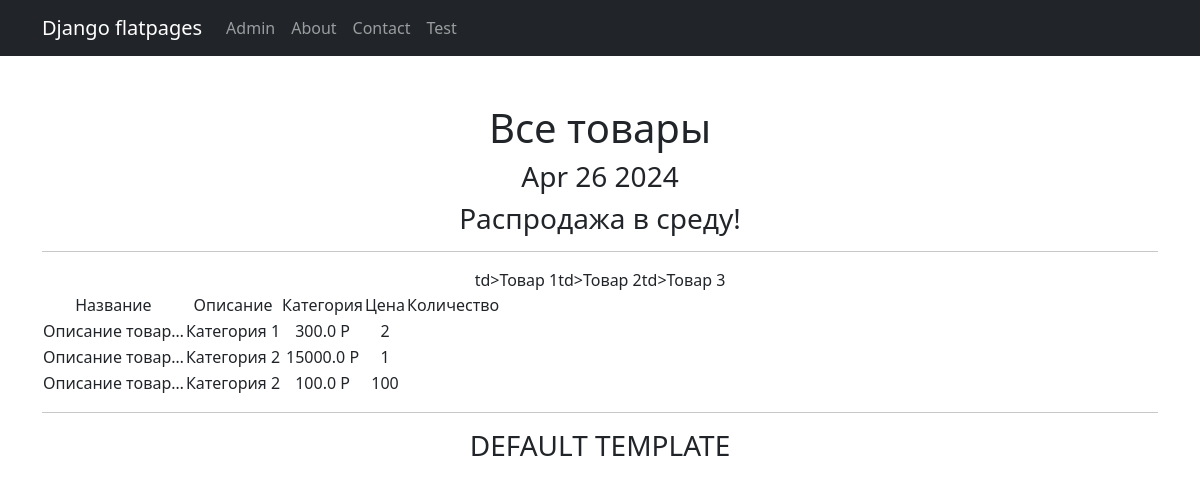
Screenshot of /products/ with the database file from the repository.
### simpleapp/models.py (models this page shows, shortened)
class Product(models.Model):
    name = models.CharField(
        max_length=50,
        unique=True, # названия товаров не должны повторяться
    )
    description = models.TextField()
    quantity = models.IntegerField(
        validators=[MinValueValidator(0)],
    )
    category = models.ForeignKey(
        to='Category',
        on_delete=models.CASCADE,
        related_name='products', # все продукты в категории будут доступны через поле products
    )
    price = models.FloatField(
        validators=[MinValueValidator(0.0)],
    )

class Category(models.Model):
    name = models.CharField(max_length=100, unique=True)

### simpleapp/views.py (the view)
# urls.py: path('', ProductsList.as_view()),
class ProductsList(ListView):
    model = Product
    ordering = 'name'
    template_name = 'products.html'
    context_object_name = 'products'
    def get_context_data(self, **kwargs):
        context = super().get_context_data(**kwargs)
        context['time_now'] = datetime.utcnow()
        context['next_sale'] = "Распродажа в среду!"
        return context

### simpleapp/templatetags/custom_filters.py (called while the page is built)
@register.filter(name='currency')
def currency(value, code='rub'):
   postfix = CURRENCIES_SYMBOLS[code]
   return f'{value} {postfix}'

### simpleapp/templatetags/custom_tags.py (called while the page is built)
@register.simple_tag()
def current_time(format_string='%b %d %Y'):
   return datetime.utcnow().strftime(format_string)

### templates/products.html (shortened to what this page needs)
{% extends 'flatpages/default.html' %}
{% load custom_filters %}
{% load custom_tags %}
{% block content %}
   <h1>Все товары</h1>
    <h3>{% current_time '%b %d %Y' %}</h3>
    <h3> {{ next_sale|default_if_none:"Чуть позже сообщим о распродаже!" }}</h3>
   <hr>
   {% if products %}
       <table>
           <tr>
               <td>Название</td>
               <td>Описание</td>
               <td>Категория</td>
               <td>Цена</td>
               <td>Количество</td>
           </tr>
           {% for product in products %}
           <tr>
               <td>{{ product.description|truncatechars:15 }}</td>
               <td>{{ product.category.name }}</td>
               <td>{{ product.price|currency }}</td>
               <td>{{ product.quantity }}</td>
           </tr>
           {% endfor %}
       </table>
   {% else %}
       <h2>Товаров нет!</h2>
   {% endif %}
{% endblock content %}

### templates/flatpages/default.html (shortened to what this page needs)
<!DOCTYPE html>
<html lang="en">
    <head>
        {% load static %}
        <link href="{% static 'css/styles.css' %}" rel="stylesheet" />
    </head>
    <body>
        <nav class="navbar navbar-expand-lg navbar-dark bg-dark static-top">
           <div class="container">
               <a class="navbar-brand" href="#">Django flatpages</a>
               <div class="collapse navbar-collapse" id="navbarResponsive">
                   <ul class="navbar-nav ml-auto">
                       <li class="nav-item">
                           <a class="nav-link" href="/">Admin</a>
                       </li>
                       <li class="nav-item">
                           <a class="nav-link" href="/about/">About</a>
                       </li>
                       <li class="nav-item">
                           <a class="nav-link" href="/contact/">Contact</a>
                       </li>
                       <li class="nav-item">
                           <a class="nav-link" href="/test/">Test</a>
                       </li>
                   </ul>
               </div>
           </div>
        </nav>
        <div class="container">
            <div class="text-center mt-5">
                {% block content %}{% endblock content %}
                <hr>
                <h3>DEFAULT TEMPLATE</h3>
            </div>
        </div>
    </body>
</html>
</head>
<body>
</body>
</html>

### rows the page displays
Product: description "Описание товар…", category.name "Категория 1", price "300.0 Р", quantity "2"
Product: description "Описание товар…", category.name "Категория 2", price "15000.0 Р", quantity "1"
Product: description "Описание товар…", category.name "Категория 2", price "100.0 Р", quantity "100"

### other values shown
{{ next_sale|default_if_none:"Чуть позже сообщим о распродаже!" }} "Распродажа в среду!"
